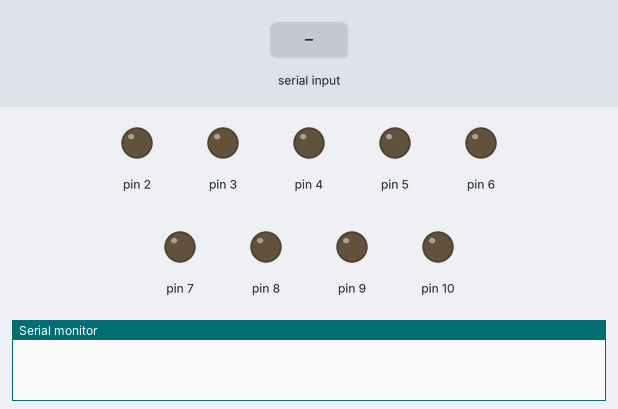
The sketch below on a simulated Arduino Uno, built with avr-gcc and run on an emulated ATmega328P. On the bench: output pins drawn as LEDs (lit = HIGH), the last lines printed to the serial monitor. The test bench sets the inputs (shaded band).

Above: at 1.2 s.
1.3 s: "30,150\n" received over Serial
At 2.2 s:
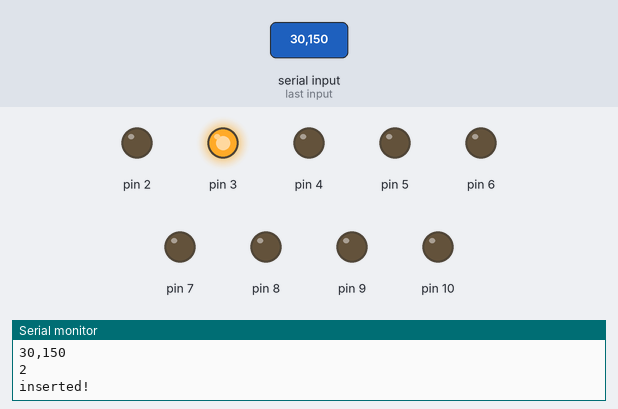
2.8 s: "200\n" received over Serial
At 3.2 s:
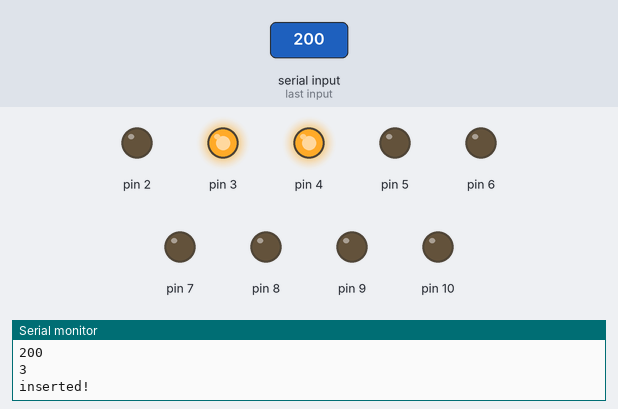
Timing chart, 0 to 14.8 s (numbered marks = the images above; inputs shaded):
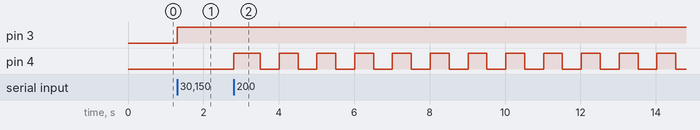

Measured:
- after the input at 1.3 s, pin 3: LOW → HIGH at once
- after the input at 2.8 s, pin 4: LOW → HIGH at once, then repeats every 1.0 s: LOW 0.50 s, HIGH 0.50 s

The sketch:

chessBoard.ino
```cpp
void setup() {
  // put your setup code here, to run once:
  pinMode(2,OUTPUT);
  pinMode(3,OUTPUT);
  pinMode(4,OUTPUT);
  pinMode(5,OUTPUT);
  pinMode(6,OUTPUT);
  pinMode(7,OUTPUT);
  pinMode(8,OUTPUT);
  pinMode(9,OUTPUT);
  pinMode(10,OUTPUT);
  Serial.begin(9600);
}
int ledState = 1;

void loop() {
  String locs;
  int x_loc;
  int y_loc;
  int chess_switch;
  int player = 1;
  int board[9] = {0};
  int gamestate = 0;
  unsigned long currentMillis;
  unsigned long previousMillis = 0;
  while(true){
    while(Serial.available() <= 0){
        currentMillis = millis();
        if (currentMillis - previousMillis > 500) {
            previousMillis = currentMillis;
            if (ledState == LOW) {
                ledState = HIGH;
            }
            else {
                ledState = LOW;
            }
            for(int i = 0; i < 9; i ++){
                if(board[i] == 2){
                    digitalWrite(i + 2, ledState);
                }
            }
        }
    };
    if (Serial.available() > 0){
        locs = Serial.readStringUntil('\n');
        Serial.println(locs);
        x_loc = (int) locs[0] - 48;
        y_loc = (int) locs[2] - 48;
    }
    chess_switch = (x_loc - 1) * 3 + y_loc;
    Serial.println(chess_switch);
    if(chess_switch < 0 || chess_switch > 9 || board[chess_switch - 1] != 0){
        Serial.println("not inserted!");
        continue;
    }
    else{
        insert(player, chess_switch);
        if(player % 2 == 1){
            board[chess_switch - 1] = 1;
        }
        else{
            board[chess_switch - 1] = 2;
        }
        player = (player + 1) % 2;
    }
    gamestate = checkwinner(board);
    if(gamestate == 1){
        Serial.println("Player 1 win!");
        reset(board, &player);
    }
    else if(gamestate == 2){
        Serial.println("Player 2 win!");
        reset(board, &player);
    }
    else if (gamestate == 3){
        Serial.println("Stuck!");
        reset(board, &player);
    }
  }
}

void insert(int player, int chess_switch){
    if(player % 2 == 1){
        digitalWrite(chess_switch + 1,HIGH);
    }
    else{
        digitalWrite(chess_switch + 1,HIGH);
    }
    Serial.println("inserted!");
}

int checkwinner(int board[]){
    int product;
    int empty = 0;
    for(int i = 0; i < 3; i ++){
        product = board[i * 3] * board[i * 3 + 1] * board[i * 3 + 2];
        if (product == 1 || product == 8){
            return pow(product, 1/3);
        }
        if(empty == 0 && product == 0){
            empty = 1;
        }
    }
    for(int i = 0; i < 3; i ++){
        product = board[i] * board[i + 3] * board[i + 6];
        if (product == 1 || product == 8){
            return pow(product, 1/3);
        }
    }
    if (board[0] * board[4] * board[9] == 1 || board[2] * board[4] * board[6] == 1)
    {
        return 1;
    }
    if (board[0] * board[4] * board[9] == 8 || board[2] * board[4] * board[6] == 8)
    {
        return 2;
    }
    if(empty == 0){
        return 3;
    }
    return 0;
};

void reset(int board[], int *player){
    for(int i = 0; i < 9; i ++){
        board[i] = 0;
        digitalWrite(i + 2, LOW);
    }
    *player = 1;
}
```
